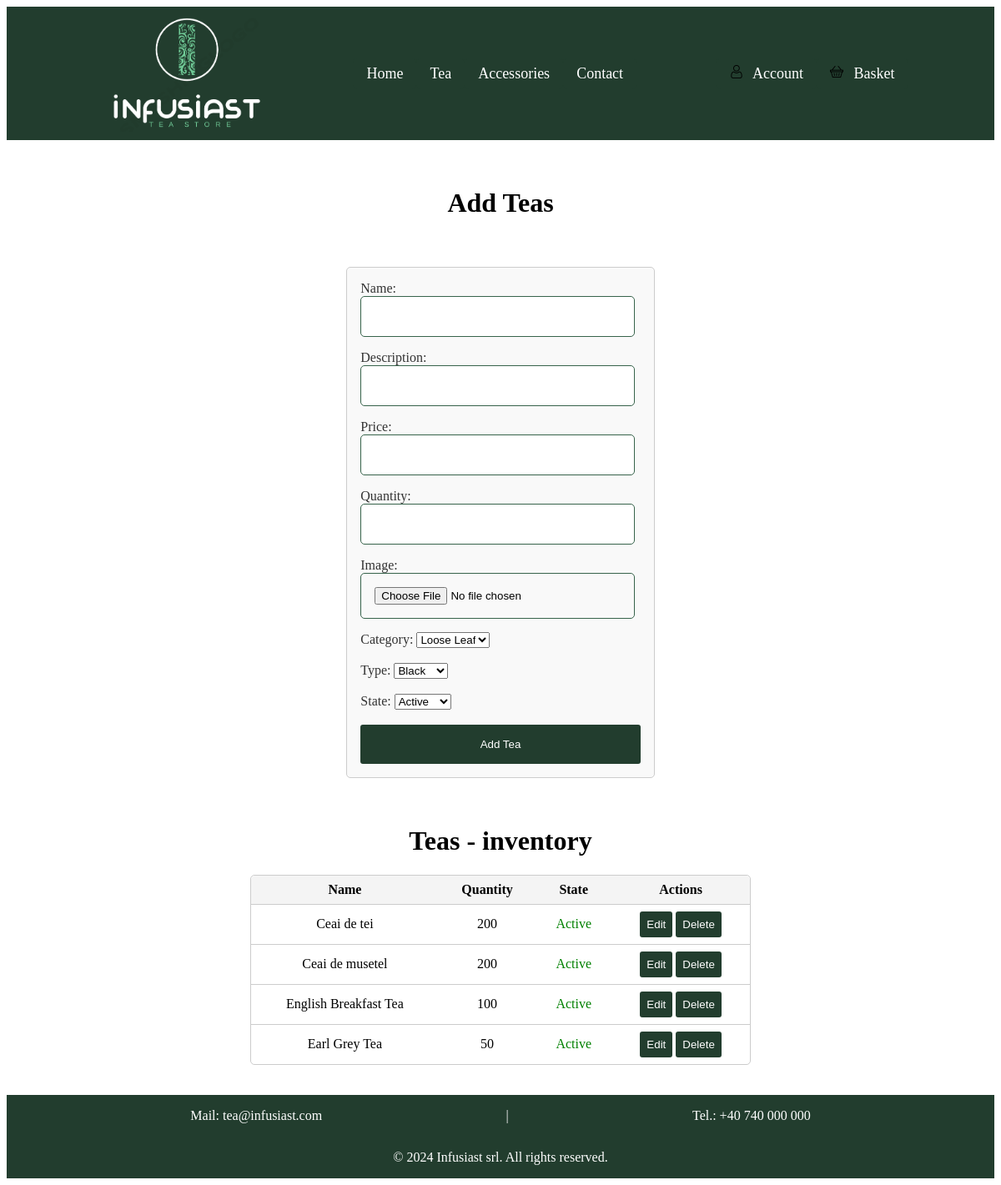
Screenshot of /SiteInitial/adminTea.php with the database file from the repository.
### tables this page shows
CREATE TABLE `product_inventory` (
  `product_id` int(11) NOT NULL,
  `quantity` int(50) NOT NULL,
  `unit_of_measure` varchar(20) NOT NULL,
  `created_date` timestamp NOT NULL DEFAULT current_timestamp(),
  `updated_date` timestamp NOT NULL DEFAULT current_timestamp() ON UPDATE current_timestamp()
);

CREATE TABLE `product` (
  `id` int(11) NOT NULL,
  `product_name` varchar(200) NOT NULL,
  `description` varchar(500) NOT NULL,
  `quantity` int(50) NOT NULL,
  `id_category_1` int(11) NOT NULL,
  `id_category_2` int(11) NOT NULL,
  `picture` mediumblob DEFAULT NULL,
  `product_link` varchar(100) NOT NULL,
  `is_active` varchar(10) NOT NULL,
  `price` decimal(20,2) NOT NULL,
  `created_date` timestamp NOT NULL DEFAULT current_timestamp(),
  `updated_date` timestamp NOT NULL DEFAULT current_timestamp() ON UPDATE current_timestamp()
);

### SiteInitial/adminTea.php (the view, shortened to what this page needs)
<!DOCTYPE html>
<html lang="en">
<head>
    <link rel="stylesheet" href="css/header.css">
    <link rel="stylesheet" href="css/adminTea.css">
    <link rel="stylesheet" href="css/footer.css">
</head>
<body>
<header>
    <div class="header">
        <img class="company-logo" src="poze/logo-teastore.png" alt="Logo">
        <div class="header-container">
            <div class="header-btn-container">
                <a class="header-btn" href="index.php">Home</a>
                <a class="header-btn" href="tea.php">Tea</a>
                <a class="header-btn" href="accessories.php">Accessories</a>
                <a class="header-btn" href="contact.html">Contact</a>
            </div>
            <div class="header-btn-container2">
                <a class="header-btn2" href="login.html">
                    <img src="poze/user.png" alt="User" class="user-icon">
                    Account
                </a>
                <a class="header-btn2" href="basket.php">
                    <img src="poze/basket.png" alt="Basket" class="basket-icon">
                    Basket
                </a>
            </div>
        </div>
    </div>
</header>
<div class="container">
    <br><br>
    <div class="forms-container">
        <h1>Add Teas</h1>
        <br><br>
        <form class="form-container" action="add_tea.php" method="post" enctype="multipart/form-data">
            <div>
                <label for="name">Name:</label>
                <input type="text" id="name" name="name" required>
            </div>
            <div>
                <label for="description">Description:</label>
                <input type="text" id="description" name="description" required>
            </div>
            <div>
                <label for="price">Price:</label>
                <input type="text" id="price" name="price" required>
            </div>
            <div>
                <label for="quantity">Quantity:</label>
                <input type="text" id="quantity" name="quantity" required>
            </div>
            <div>
                <label for="image">Image:</label>
                <input type="file" id="image" name="image" accept="image/*" required>
            </div>
            <div>
                <label for="category">Category:</label>
                <select id="category" name="category" required>
                    <?php
                    $cnx = mysqli_connect("localhost", "root", "", "infusiast4");
                    $result = mysqli_query($cnx, "SELECT id, category_name FROM product_category_1");
                    while ($row = mysqli_fetch_assoc($result)) {
                        echo "<option value='{$row['id']}'>{$row['category_name']}</option>";
                    }
                    ?>
                </select>
            </div>
            <br>
            <div>
                <label for="type">Type:</label>
                <select id="type" name="type" required>
                    <?php
                    $cnx = mysqli_connect("localhost", "root", "", "infusiast4");
                    $result = mysqli_query($cnx, "SELECT id, category_name FROM product_category_2");
                    while ($row = mysqli_fetch_assoc($result)) {
                        echo "<option value='{$row['id']}'>{$row['category_name']}</option>";
                    }
                    ?>
                </select>
            </div>
            <br>
            <div>
                <label for="state">State:</label>
                <select name="state" id="state">
                    <option value="active" selected>Active</option>
                </select>
            </div>
            <br>
            <button class="btn" type="submit">Add Tea</button>
        </form>
    </div>
    <br><br>
    <div class="query-container">
        <h1>Teas - inventory</h1>
        <table>
            <thead>
            <tr>
                <th>Name</th>
                <th>Quantity</th>
                <th>State</th>
                <th>Actions</th>
            </tr>
            </thead>
            <tbody>
            <?php
            $cnx = mysqli_connect("localhost", "root", "", "infusiast4");
            $query = "SELECT p.id, p.product_name, pi.quantity, p.is_active FROM product p JOIN product_inventory pi ON p.id = pi.product_id";
            $result = mysqli_query($cnx, $query);
            while ($row = mysqli_fetch_assoc($result)) {
                echo "<tr>";
                echo "<td>" . htmlspecialchars($row['product_name'], ENT_QUOTES, 'UTF-8') . "</td>";
                echo "<td>" . htmlspecialchars($row['quantity'], ENT_QUOTES, 'UTF-8') . "</td>";
                if ($row['is_active'] === 'active') {
                    echo "<td style='color: green;'>Active</td>";
                } else {
                    echo "<td style='color: red;'>Inactive</td>";
                }
                echo "<td>";
                echo "<button type='button' class='actions-btn' onclick=\"window.location.href='edit_tea.php?id=" . $row['id'] . "'\">Edit</button> ";
                echo "<button type='button' class='actions-btn' onclick=\"if(confirm('Are you sure you want to delete this item?')) { window.location.href='delete_tea.php?id=" . $row['id'] . "'; }\">Delete</button>";
                echo "</td>";
                echo "</tr>";
            }
            ?>
            </tbody>
        </table>
    </div>
</div>
<br><br>
<footer>
    <div class="footer">
        <div class="footer-contact-info">
            <p>Mail: <a href="mailto:tea@infusiast.com">tea@infusiast.com</a></p>
            <p>|</p>
            <p>Tel.: +40 740 000 000</p>
        </div>
        <div class="footer-copyright">
            <p>&copy; 2024 Infusiast srl. All rights reserved.</p>
        </div>
    </div>
</footer>
</body>
</html>

### SiteInitial/css/header.css (style rules this page uses)
.header { background-color: #223d2e; display: flex; justify-content: space-evenly; align-items: center; }
.header-container { width: 100%; min-height: 9rem; display: flex; justify-content: space-evenly; align-items: center; flex-wrap: wrap; padding: 0.5rem; }
.company-logo { width: 40vw; max-width: 12rem; margin-left: 10vw; }
.header-btn-container { min-height: 4rem; display: flex; flex-wrap: wrap; justify-content: space-evenly; align-items: center; }
.header-btn, .header-btn2 { color: #fff; text-decoration: none; background-color: #223d2e; padding: 0.5rem 1rem; border: none; border-radius: 5px; font-size: 18px; cursor: pointer; transition: background-color 0.3s ease; }
.header-btn-container2 { min-height: 4rem; display: flex; flex-wrap: wrap; justify-content: space-evenly; align-items: center; }
.user-icon { width: 1rem; height: 1rem; margin-right: 0.5rem; }
.basket-icon { width: 1rem; height: 1rem; margin-right: 0.5rem; }

### SiteInitial/css/adminTea.css (style rules this page uses)
.container { min-height: 56vh; }
a { text-decoration: none; color: black; }
.forms-container { display: flex; flex-direction: column; justify-content: center; align-items: center; }
form { display: flex; flex-direction: column; justify-content: flex-start; padding: 1rem; border: 1px solid #ccc; border-radius: 5px; background-color: #f9f9f9; }
form label { padding-bottom: 1rem; color: #333; }
form input { padding: 1rem; margin-bottom: 1rem; border: 1px solid #37634b; border-radius: 5px; width: 88%; }
form button { padding: 1rem; border: none; border-radius: 3px; background-color: #223d2e; color: white; cursor: pointer; }
.query-container { display: flex; flex-direction: column; justify-content: center; align-items: center; }
.actions-btn { padding: 0.5rem; border: none; border-radius: 3px; background-color: #223d2e; color: white; cursor: pointer; }
table { width: 50vw; border-collapse: separate; border-spacing: 0; border: 1px solid #ccc; border-radius: 5px; overflow: hidden; }
th, td { padding: 8px 12px; border-bottom: 1px solid #ccc; text-align: center; }
th { background-color: #f4f4f4; }
tr:last-child td { border-bottom: none; }
tr:first-child th:first-child { border-top-left-radius: 5px; }
tr:first-child th:last-child { border-top-right-radius: 5px; }
tr:last-child td:first-child { border-bottom-left-radius: 5px; }
tr:last-child td:last-child { border-bottom-right-radius: 5px; }

### SiteInitial/css/footer.css (style rules this page uses)
.footer { background-color: #223d2e; display: flex; flex-direction: column; justify-content: center; align-items: center; }
.footer-contact-info { width: 100%; color: #ffffff; display: flex; justify-content: space-evenly; align-items: stretch; }
.footer-contact-info a { color: #ffffff; text-decoration: none; }
.footer-copyright { color: #ffffff; }

### rows the page displays
product_inventory: product_id.product_name "Ceai de tei", quantity "200"
product_inventory: product_id.product_name "Ceai de musetel", quantity "200"
product_inventory: product_id.product_name "English Breakfast Tea", quantity "100"
product_inventory: product_id.product_name "Earl Grey Tea", quantity "50"

### other values shown
form field category "Loose Leaf"
form field type "Black"
